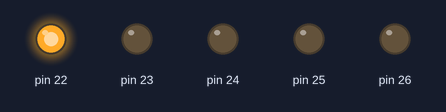
A sketch run on a simulated Arduino Mega 2560, built with avr-gcc and run on an emulated ATmega2560. On the bench: output pins drawn as LEDs (lit = HIGH).

Above: at 0.2 s.
At 1.2 s:
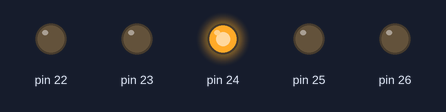
At 1.7 s:
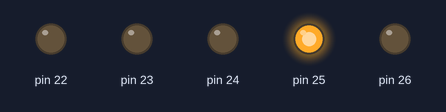
At 3.2 s:
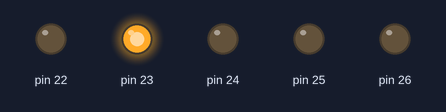
At 4.7 s:
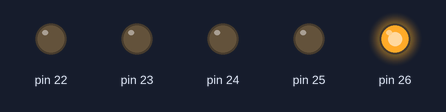
Timing chart, 0 to 5.8 s (numbered marks = the images above):
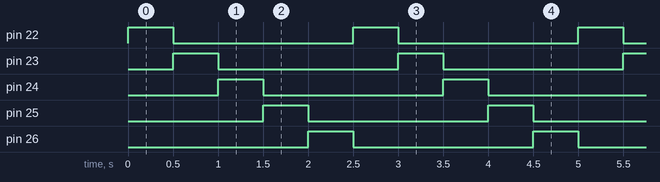

The sketch:

T2.ino
```cpp
void setup() {
  pinMode(22,OUTPUT);
  pinMode(23,OUTPUT);
  pinMode(24,OUTPUT);
  pinMode(25,OUTPUT);
  pinMode(26,OUTPUT);
}

void loop() {
  digitalWrite(22,HIGH);
  delay(500);
  digitalWrite(22,LOW);
  digitalWrite(23,HIGH);
  delay(500);
  digitalWrite(23,LOW);
  digitalWrite(24,HIGH);
  delay(500);
  digitalWrite(24,LOW);
  digitalWrite(25,HIGH);
  delay(500);
  digitalWrite(25,LOW);
  digitalWrite(26,HIGH);
  delay(500);
  digitalWrite(26,LOW);
}
```

Measured:
- by itself, pin 22–26: alternates HIGH for 0.50 s and LOW for 2.0 s
- by itself, everything shown: repeats every 2.5 s, in 6 steps
